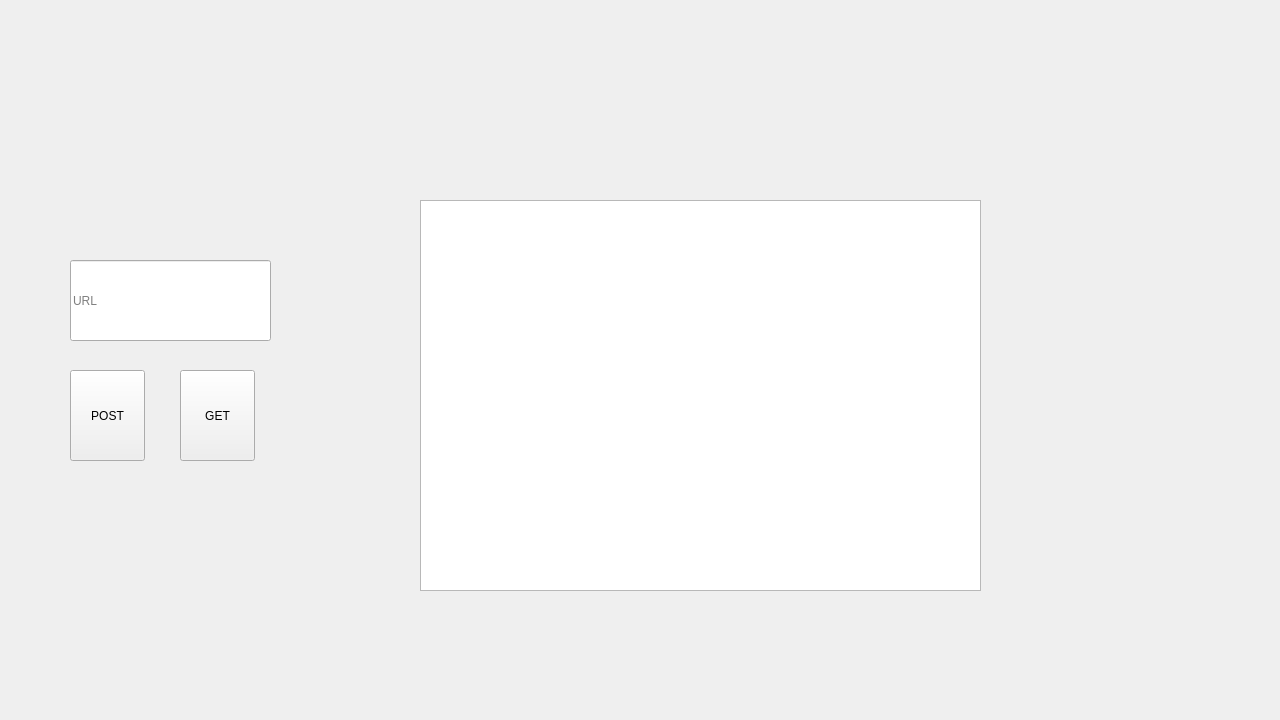
<?xml version="1.0" encoding="UTF-8"?>
<ui version="4.0">
 <class>MainMenu</class>
 <widget class="QWidget" name="MainMenu">
  <property name="geometry">
   <rect>
    <x>0</x>
    <y>0</y>
    <width>1280</width>
    <height>720</height>
   </rect>
  </property>
  <property name="minimumSize">
   <size>
    <width>1280</width>
    <height>720</height>
   </size>
  </property>
  <property name="maximumSize">
   <size>
    <width>1280</width>
    <height>720</height>
   </size>
  </property>
  <property name="windowTitle">
   <string>Form</string>
  </property>
  <widget class="QLineEdit" name="lineEdit">
   <property name="geometry">
    <rect>
     <x>70</x>
     <y>260</y>
     <width>201</width>
     <height>81</height>
    </rect>
   </property>
   <property name="text">
    <string/>
   </property>
   <property name="placeholderText">
    <string>URL</string>
   </property>
  </widget>
  <widget class="QPushButton" name="push_POST_request">
   <property name="geometry">
    <rect>
     <x>70</x>
     <y>370</y>
     <width>75</width>
     <height>91</height>
    </rect>
   </property>
   <property name="text">
    <string>POST</string>
   </property>
  </widget>
  <widget class="QPushButton" name="push_GET_request">
   <property name="geometry">
    <rect>
     <x>180</x>
     <y>370</y>
     <width>75</width>
     <height>91</height>
    </rect>
   </property>
   <property name="text">
    <string>GET</string>
   </property>
  </widget>
  <widget class="QListView" name="listView">
   <property name="geometry">
    <rect>
     <x>420</x>
     <y>200</y>
     <width>561</width>
     <height>391</height>
    </rect>
   </property>
  </widget>
 </widget>
 <resources/>
 <connections/>
</ui>
